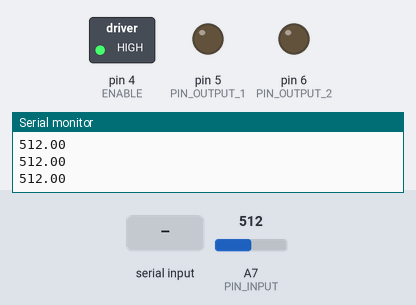
Simulated run of this sketch. Board: Arduino Nano, built with avr-gcc and run on an emulated ATmega328P. Shown: switched loads named in the sketch (green lamp = pin HIGH), output pins drawn as LEDs (lit = HIGH), the last lines printed to the serial monitor. The inputs (shaded band) are chosen by the test bench; at power-on: A7 (PIN_INPUT) = 512.

Above: at 1.2 s.
1.3 s: A7 (PIN_INPUT) set to 306
At 1.5 s:
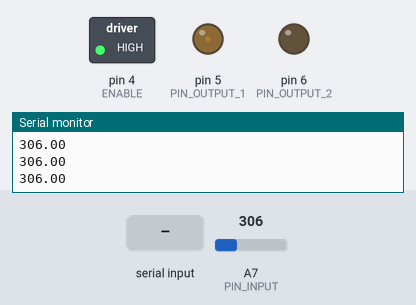
3.0 s: A7 (PIN_INPUT) set to 122
At 3.16 s:
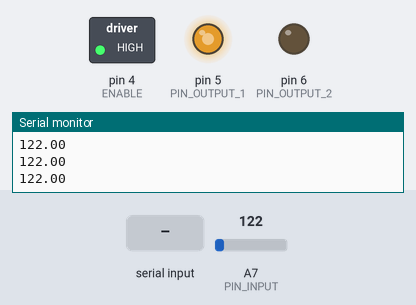
At 3.62 s:
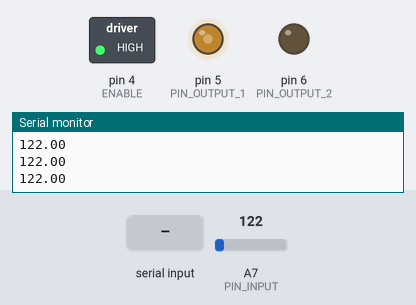
6.0 s: byte 255 (0xFF) received over Serial
Timing chart, 0 to 15.0 s (numbered marks = the images above; inputs shaded):
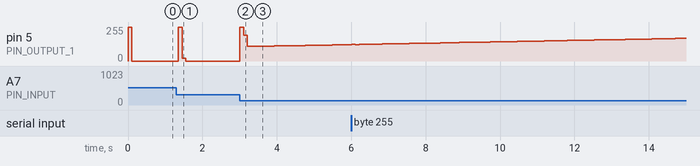

Measured:
- after the input at 1.3 s, pin 5 (PIN_OUTPUT_1): 0/255 → 255/255 after 0.05 s, → 20/255 0.10 s later, → 0/255 0.10 s later
- after the input at 3.0 s, pin 5 (PIN_OUTPUT_1): 0/255 → 255/255 at once, → 195/255 0.10 s later, → 111/255 0.10 s later, → 109/255 0.10 s later, … (18 changes in this stretch)

The sketch:

PID_AdaptiveTunings.ino
```cpp
/********************************************************
 * PID Adaptive Tuning Example
 * One of the benefits of the PID library is that you can
 * change the tuning parameters at any time.  this can be
 * helpful if we want the controller to be agressive at some
 * times, and conservative at others.   in the example below
 * we set the controller to use Conservative Tuning Parameters
 * when we're near setpoint and more agressive Tuning
 * Parameters when we're farther away.
 ********************************************************/

#include <PID_v1.h>
#include <Filters.h>
// ONLY_CHANGE THE MOTOR PINS PIN_OUTPUT_1 and PIN_OUTPUT_2
#define ENABLE 4
#define PIN_INPUT A7
#define PIN_OUTPUT_1 5
#define PIN_OUTPUT_2 6

//Define Variables we'll be connecting to
double Setpoint, Input, Output;
int inputValue = -1;  // a string to hold incoming data
boolean stringComplete = false;  // whether the string is complete
//Define the aggressive and conservative Tuning Parameters
double aggKp=4, aggKi=0.2, aggKd=1;
double consKp=1, consKi=0.05, consKd=0.25;
double cmd;
//double l1 = 65;
//double r1 = 115;
//double l2 = 225;
//double r2 = 775;


double l1 = 65;
double r1 = 125;
double l2 = 230;
double r2 = 850;

//double l1 = 50;
//double r1 = 130;
//double l2 = 230;
//double r2 = 850;


//Specify the liString.replace("⸮",nks and initial tuning parameters
PID myPID(&Input, &Output, &Setpoint, consKp, consKi, consKd, DIRECT);
//FilterOnePole lowpassFilter( LOWPASS, 5 );
FilterOnePole lowpassFilter( LOWPASS, 5 );
void setup()
{
//  pinMode(5,OUTPUT);
//  pinMode(10,OUTPUT);

  pinMode(PIN_OUTPUT_1,OUTPUT);
  pinMode(PIN_OUTPUT_2,OUTPUT);
  pinMode(ENABLE,OUTPUT);
  Serial.begin(9600);
  digitalWrite(ENABLE,HIGH);
  digitalWrite(PIN_OUTPUT_1,HIGH);
  digitalWrite(PIN_OUTPUT_2,HIGH);
  //initialize the variables we're linked to
  Input = analogRead(PIN_INPUT);
  Setpoint = 512;

  //turn the PID on
  myPID.SetMode(AUTOMATIC);
  cmd=90.0;
}

void loop()
{
//  inputValue = 45;
//  inputValue = map(inputValue, l1,r1, r1,l1);
    Input = analogRead(PIN_INPUT);
    Serial.println(Input); // to see if the potentiometer is working
    if(inputValue<l1){inputValue =l1;}
    if(inputValue>r1){inputValue =r1;}
    if(inputValue>=l1 && inputValue<=r1){
      cmd = inputValue;
      Input = analogRead(PIN_INPUT);
      Serial.println(Input); // to see if the potentiometer is working
      Input = int(lowpassFilter.input(Input));
//      Setpoint = map(cmd, l1,r1, r1,l1);
      Setpoint = map(cmd, l1,r1, l2,r2);

  //    Setpoint = cmd;
      double gap = abs(Setpoint-Input); //distance away from setpoint
//      Serial.println(gap);
//      Serial.println();
      if(gap < 750)
      {  //we're close to setpoint, use conservative tuning parameters
        myPID.SetTunings(consKp, consKi, consKd);
        myPID.Compute();
        analogWrite(PIN_OUTPUT_1 , Output * (Output>0));
        analogWrite(PIN_OUTPUT_2 , -Output * (Output<0));
      }
      else
      {
         //we're far from setpoint, use aggressive tuning parameters
         myPID.SetTunings(aggKp, aggKi, aggKd);
      }


      stringComplete = false;
      delay(50);
    }
    else{
         analogWrite(PIN_OUTPUT_1 , 0);
         analogWrite(PIN_OUTPUT_2 , 0);
    }

//  char steer = Serial.read();
//  int steer = Serial.parseInt();
//  Serial.println(steer);
//  delay(100);
//  if(steer == '0'){
//    cmd = 275;
//
//    }
//  else if(steer == '1'){
//    cmd = 325;
//    }
//  else if(steer == '2'){
//    cmd = 425;
//  }
//  else if(steer == '3'){
//    cmd = 512;
//  }
//  else if(steer == '4'){
//    cmd = 625;
//  }
//  else if(steer == '5'){
//    cmd = 725;
//  }
//  else if(steer == '6'){
//    cmd = 775;
//  }
//  else{
//    Serial.println("kkkkkk1");
//    }
//  Serial.setTimeout(10);
//  cmd = Serial.parseFloat();

}


void serialEvent() {
  while (Serial.available()) {
    // get the new byte:
    //for(int i = 0;i <30;i++){
    int command = Serial.read();
    if (command == 0xFF) {
      Serial.write('S');
    } else {
      inputValue = command;
    }

    //Serial.println(command);

//    inputString += inChar;
//    Serial.println(inChar);
    //inputString.replace("⸮","");
   /// }
 ///   inputString.replace(" [2J [1;1","m ");
   // stringComplete = true;
    // if the incoming character is a newline, set a flag
    // so the main loop can do something about it:

  //if (inputString.endsWith("\n")) {
      //stringComplete = true;
   // }
  }
//  inputValue=-1;


}
```
